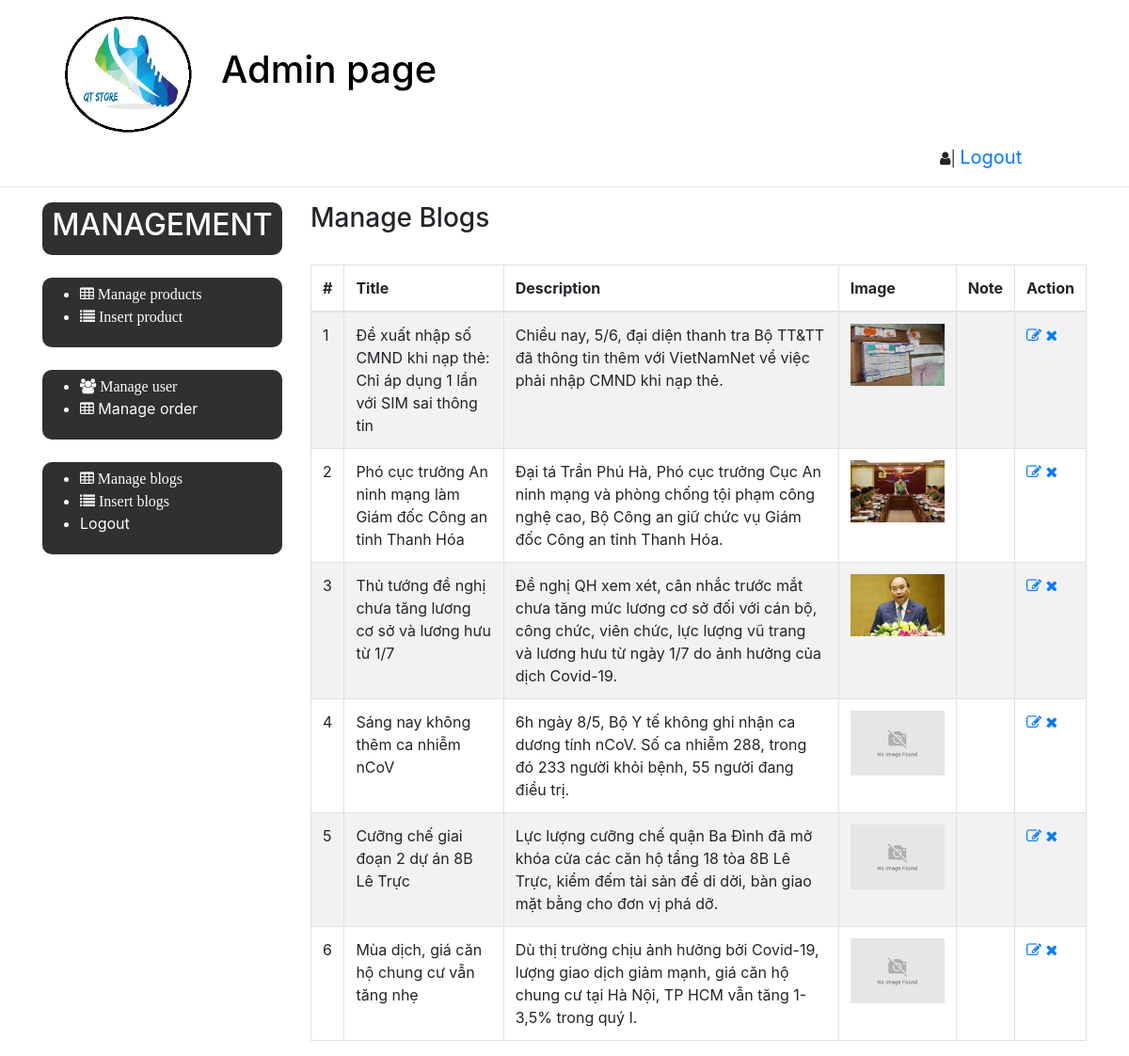
Page /admin/manage-blog.php (signed in) on the committed database.
### tables this page shows
CREATE TABLE `blog` (
  `id` int(11) NOT NULL,
  `title` varchar(200) NOT NULL,
  `description` varchar(500) NOT NULL,
  `image` varchar(200) DEFAULT NULL,
  `content` text NOT NULL,
  `note` text DEFAULT NULL
);

### admin/manage-blog.php (the view, shortened to what this page needs)
<?php
include 'include/dbconnection.php';
if(strlen($_SESSION['alogin'])==0)
	{
header('location:index.php');
}
else{
?>
<!doctype html>
<html lang="en">
<head>
    <link rel="stylesheet" href="https://stackpath.bootstrapcdn.com/bootstrap/4.3.1/css/bootstrap.min.css"
>
    <link rel="stylesheet" href="css/welcome.css">
    <link rel="stylesheet" href="https://maxcdn.bootstrapcdn.com/font-awesome/4.7.0/css/font-awesome.min.css">
</head>
<body>
    <?php include "include/header.php" ?>
    <div class="container">
        <div class="row">
            <?php include 'include/sidebar.php';?>
            <div class="col-md-9">
                <div class="module-head">
                    <h3>Manage Blogs</h3>
                </div>
                <div class="module-body table">
                    <br>
                    <table cellpadding="0" cellspacing="0" border="0"
                        class="datatable-1 table table-bordered table-striped	 display" width="100%">
                        <thead>
                            <tr>
                                <th>#</th>
                                <th>Title</th>
                                <th>Description</th>
                                <th>Image</th>
                                <th>Note</th>
                                <th>Action</th>
                            </tr>
                        </thead>
                        <tbody>
                            <?php $query=mysqli_query($con,"SELECT * FROM `blog` ORDER BY id DESC");
                            $cnt=1;
                            while($row=mysqli_fetch_array($query))
                            {
                            ?>
                            <tr>
                                <td>
                                    <?php echo htmlentities($cnt);?>
                                </td>
                                <td>
                                    <?php echo htmlentities($row['title']);?>
                                </td>
                                <td>
                                    <?php echo htmlentities($row['description']);?>
                                </td>
                                <td>
                                    <img src="../image-blog/<?php
						                if ($row["image"]<>"") {
							                echo $row["image"];
						                } else {
							                echo "no_image.png";
						                }
					                ;?>" width="100px" height="auto">
                                </td>
                                <td>
                                </td>
                                <td>
                                    <a href="edit-blog.php?quanly=edit&id=<?php echo $row['id']?>"><i
                                            class="fa fa-edit" aria-hidden="true"></i> </a>
                                    <a href="manage-blog.php?&del=delete&id=<?php echo $row['id']?>"
                                        onClick="return confirm('Are you sure you want to delete?')"><i
                                            class="fa fa-remove" aria-hidden="true"></i></a></td>
                            </tr>
                            <?php $cnt=$cnt+1; } ?>
                    </table>
                </div>
            </div>
        </div>
    </div>
</body>
</html>
<?php } ?>

### rows in the picture
blog: title "Đề xuất nhập số CMND khi nạp thẻ: Chỉ áp dụng 1 lần với SIM sai thông tin", description "Chiều nay, 5/6, đại diện thanh tra Bộ TT&TT đã thông tin thêm với VietNamNet về việc phải nhập CMND khi nạp thẻ.", image (picture)
blog: title "Phó cục trưởng An ninh mạng làm Giám đốc Công an tỉnh Thanh Hóa", description "Đại tá Trần Phú Hà, Phó cục trưởng Cục An ninh mạng và phòng chống tội phạm công nghệ cao, Bộ Công an giữ chức vụ Giám đốc Công an tỉnh Thanh Hóa.", image (picture)
blog: title "Thủ tướng đề nghị chưa tăng lương cơ sở và lương hưu từ 1/7", description "Đề nghị QH xem xét, cân nhắc trước mắt chưa tăng mức lương cơ sở đối với cán bộ, công chức, viên chức, lực lượng vũ trang và lương hưu từ ngày 1/7 do ảnh hưởng của dịch Covid-19.", image (picture)
blog: title "Sáng nay không thêm ca nhiễm nCoV", description "6h ngày 8/5, Bộ Y tế không ghi nhận ca dương tính nCoV. Số ca nhiễm 288, trong đó 233 người khỏi bệnh, 55 người đang điều trị."
blog: title "Cưỡng chế giai đoạn 2 dự án 8B Lê Trực", description "Lực lượng cưỡng chế quận Ba Đình đã mở khóa cửa các căn hộ tầng 18 tòa 8B Lê Trực, kiểm đếm tài sản để di dời, bàn giao mặt bằng cho đơn vị phá dỡ."
blog: title "Mùa dịch, giá căn hộ chung cư vẫn tăng nhẹ", description "Dù thị trường chịu ảnh hưởng bởi Covid-19, lượng giao dịch giảm mạnh, giá căn hộ chung cư tại Hà Nội, TP HCM vẫn tăng 1-3,5% trong quý I."
